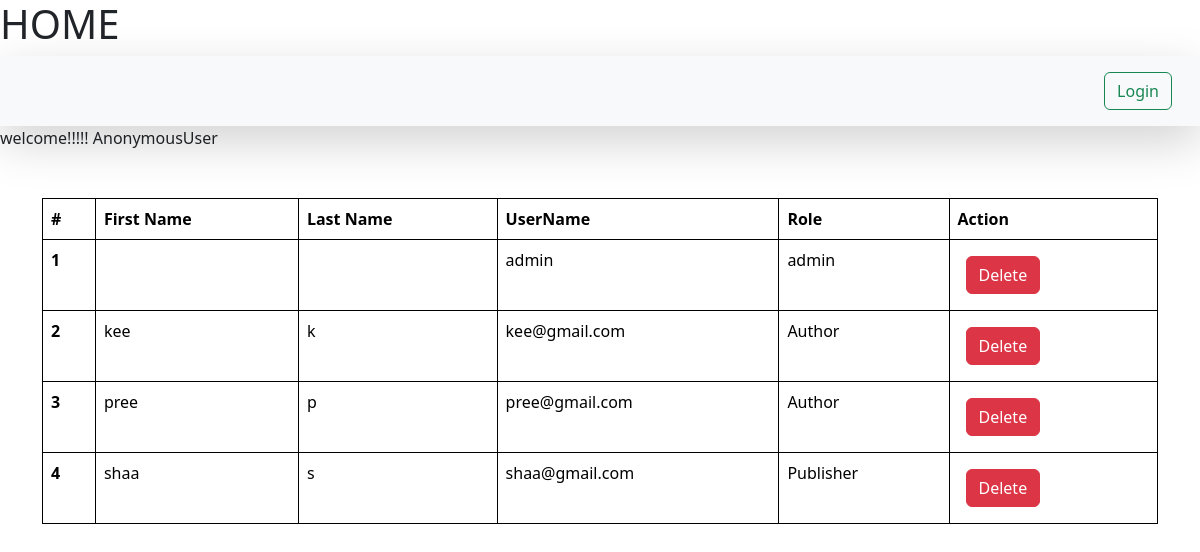
Page /view-users/ on the earlier database version.
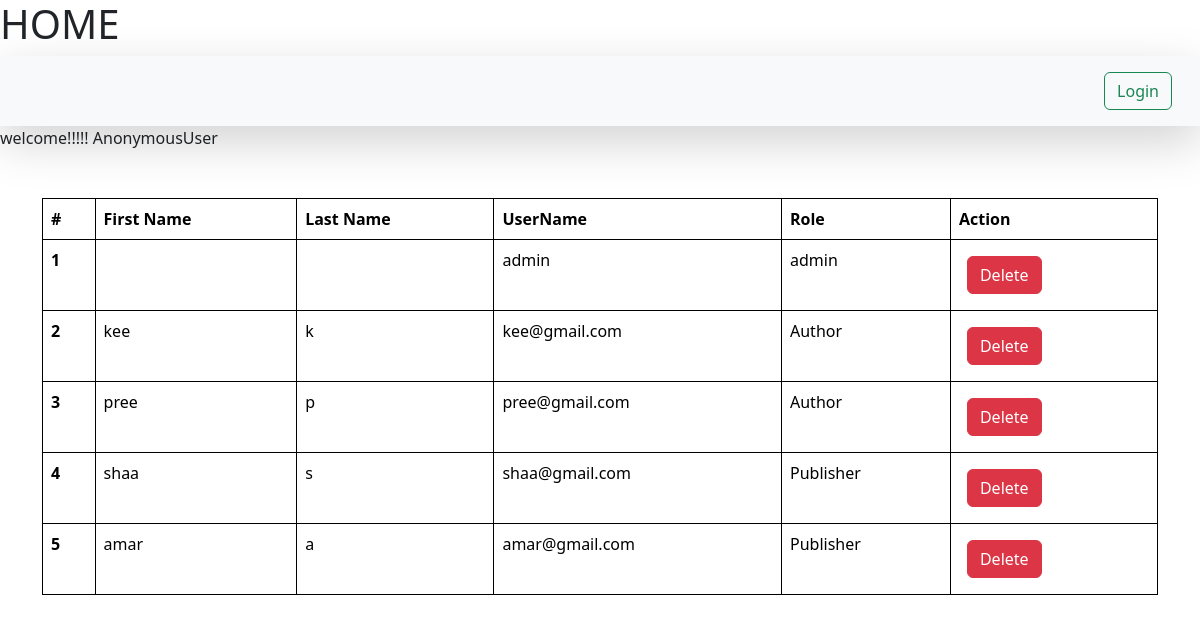
Same page on the later database version.
### article/models.py (models this page shows)
class User(AbstractUser):
    is_author = models.BooleanField(default=False)
    is_publisher = models.BooleanField(default=False)

### article/views.py (the view)
# urls.py: path('view-users/',viewUsers,name ="viewUsers"),
def viewUsers(request):
    queryset= User.objects.all()
    print(queryset)
    context = {'users': queryset}
    return render(request, "viewUsers.html",context)

### article/templates/viewUsers.html (shortened to what this page needs)
{% extends "base.html" %}
{% block start %}
{{request.user}}
<div class="container mt-5">
<table class="table mt-5">
    <thead>
      <tr>
        <th scope="col">#</th>
        <th scope="col">First Name </th>
        <th scope="col">Last Name</th>
        <th scope="col">UserName</th>
        <th scope="col">Role </th>
        <th scope="col">Action</th>
      </tr>
    </thead>
    <tbody>
      {% for user in users %}
      <tr>
        <th scope="row">{{forloop.counter}}</th>
        <td>{{user.first_name}}</td>
        <td>{{user.last_name}}</td>
        <td>{{user.username}}</td>
        <td>
          {% if not user.first_name %}
          admin
          {%else%}
        {% with result=user.is_author|yesno:"Author,Publisher" %}
            {{ result }}
            {% endwith %}
            {% endif %}
        </td>
        <td><a href="/delete-user/{{user.id}}/" class = "btn btn-danger m-2">Delete</a></td>
      </tr>
      {% endfor %}
    </tbody>
  </table>
</div>
  {% endblock %}

Differences in the rows shown:
added User: first_name "amar", last_name "a", username "amar@gmail.com", user "Publisher"
